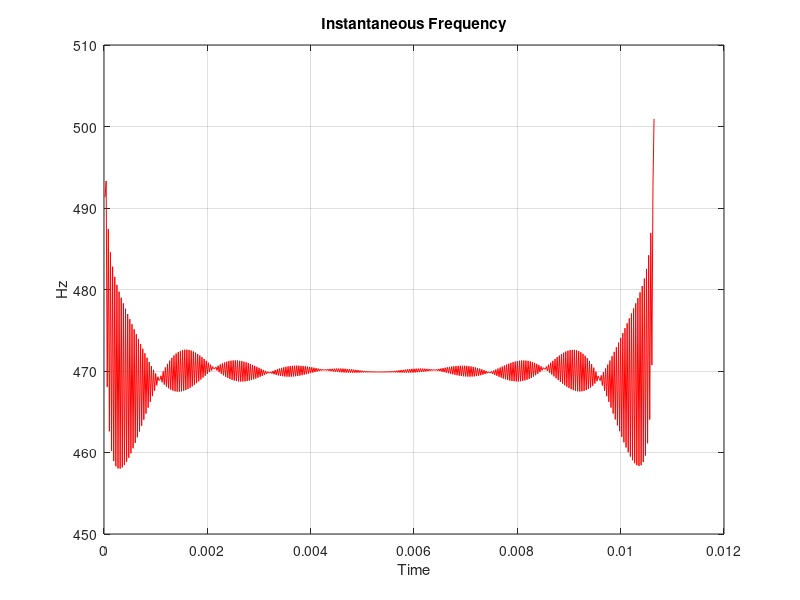

Recreate this plot in MATLAB.
%% Create tester
f=470;
Amp=1;
Fs = 48000;
ts=1/Fs;
T=0.04267/4;
t=0:ts:(T - ts);
y=sin(2*pi*f*t)';

%% Calc with built in functions
%z = hilbert(y);
%instfreq = Fs/(2*pi)*diff(unwrap(angle(z)));

%% Home made
% hilbert
N = length(t);
W = 1;
y=fft(y);
% Division by 2, in stead of multiplication to keep everything below 1 on crosscore
y=[y(1,:)/2;
   y(2:N/2,:);
   y(N/2+1,:)./2;
   zeros(N/2-1, W)];
z=ifft(y);

%% Do easy way
instfreq = Fs/(2*pi)*diff(unwrap(angle(z)));
za = angle(z);
zau = unwrap(angle(z));
zaud = diff(unwrap(angle(z)));

%% Angle
z = atan2(imag(z),real(z));

%% Unwrap
% https://stackoverflow.com/questions/15634400/continous-angles-in-c-eq-unwrap-function-in-matlab
for i = 2:N
  dif = rem(z(i - 1) - z(i) + pi, 2* pi);
  if (dif < 0)
    dif = dif + 2 * pi;
  end
  z(i) = dif - pi;
  z(i) = z(i - 1) - z(i);
end

%% Diff
for k = 2:(numel(z))
  z(k - 1, 1) = z(k) - z(k - 1);
end
% Remove last diff
z(end) = [];

z = Fs/(2*pi)*z;

%% Plot
plot(t(2:end),z, '-r')
%hold on
%plot(t(2:end),instfreq)
xlabel('Time')
ylabel('Hz')
grid on
title('Instantaneous Frequency')

disp(mean(z(100:end-100)))
